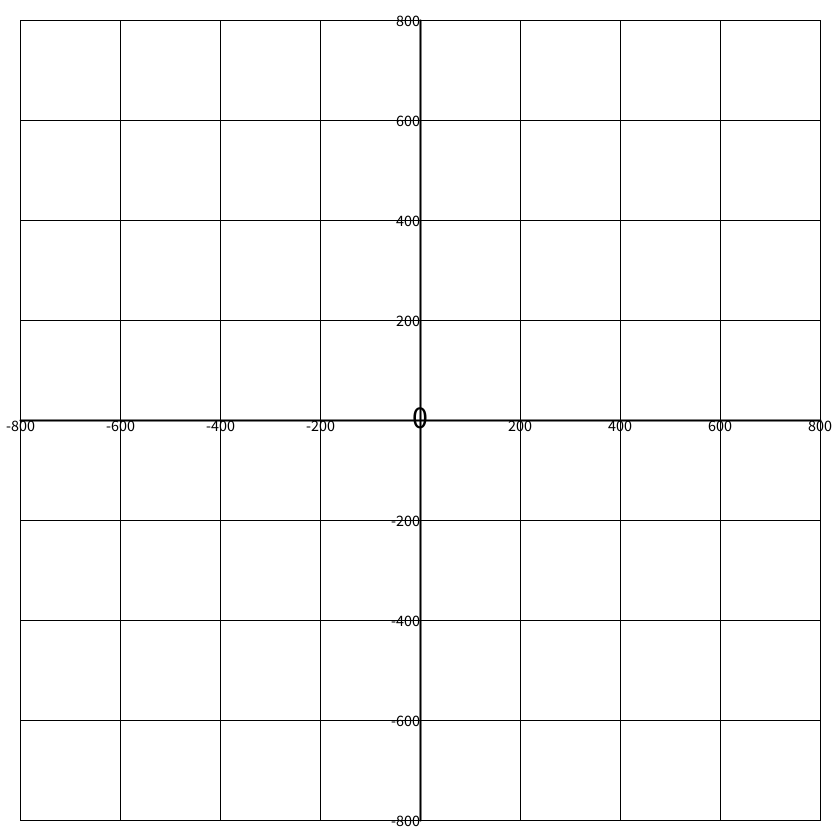
Frame 1 (no input)
Frame 60 (the mouse pressed at the canvas centre just before this capture): identical to frame 1, image omitted
Frame 120 (the mouse held since frame 60 and released just before this capture): identical to frame 1, image omitted

The Processing sketch that drew this single still picture (run headless with seeded random() and noise(); from frame 60 on, the mouse is pressed at the canvas centre):

// Processing sketch: Trend_Line
// ── Trend_Line.pde
int Width = 800;
int Height = 800;
int Scale = 100;

ArrayList<PVector> Points;
Line ToDraw;

void setup() {
  size(840, 840);
  Points = new ArrayList<PVector>();
}

void draw() {
  background(255);
  textSize(16);
  fill(0);
  stroke(0);
  textAlign(CENTER, CENTER);
  for (int i = 0; i <= Width; i+= 100) {
    int Text = floor(map(i, 0, Width, -Scale*8, Scale*8));
    strokeWeight(1);
    if (i == Width/2) {
      strokeWeight(2);
      textAlign(CENTER, CENTER);
      textSize(32);
      text("0", Width/2+20, Height/2+17);
    } else {
      textSize(16);
      textAlign(CENTER, TOP);
      text(Text, i+20, Height/2+20);
      textAlign(RIGHT, CENTER);
      text(-Text, Width/2+20, i+20);
    }
    line(i+20, 20, i+20, Height+20);
    line(20, i+20, Width+20, i+20);
  }
  fill(255, 0, 0);
  noStroke();
  for (PVector Current : Points) {
    ellipse(Current.x, Current.y, 10, 10);
  }
  fill(0, 255, 0); 
  if (ToDraw != null) {
    if (Points.size() > 2) {      
      ToDraw.Show();
    }
  }
}

void mouseClicked() {
  if (mouseX > 20 && mouseY > 20 && mouseX < Width+20 && mouseY < Height+20) {
    Points.add(new PVector(mouseX, mouseY));
    CalculateLine();
  }
}

void CalculateLine() {
  float SumX = 0;
  float SumY = 0;
  for (PVector Current : Points) {
    float XPos = map(Current.x, 20, Width+20, -Scale*8, Scale*8);
    float YPos = -map(Current.y, 20, Height+20, -Scale*8, Scale*8);
    SumX += XPos;
    SumY += YPos;
  }
  SumX /= Points.size();
  SumY /= Points.size();


  float SumNum = 0;
  float SumDen = 0;
  for (PVector Current : Points) {
    float XPos = map(Current.x, 20, Width+20, -Scale*8, Scale*8);
    float YPos = -map(Current.y, 20, Height+20, -Scale*8, Scale*8);
    SumNum += (XPos-SumX)*(YPos-SumY);
    SumDen += sq(XPos-SumX);
  }
  float Gradient = SumNum/SumDen;
  float Intercept = SumY - (SumX*(SumNum/SumDen));
  if (Points.size() > 1) {
    ToDraw = new Line(Gradient, Intercept);
  }
}

// ── Line_Class.pde
class Line {
  float Gradient;
  float Intercept;

  Line(float gradient, float intercept) {
    Gradient = gradient;
    Intercept = map(-intercept, -Scale*8, Scale*8, 20, Height+20);
    //End = new PVector((20-NewIntercept)/-Gradient,20);
    //Start = new PVector((820-NewIntercept)/-Gradient,820);
    //Start = new PVector(Width/2+20,NewIntercept);
    //End = new PVector(Width/2+30,NewIntercept);
  }


  void Show() {
    stroke(0, 0, 255);
    strokeWeight(3);
    float MaxY;
    float MinY;
    for (int x = -800; x <= 800; x++) {
      float y = x*-Gradient+Intercept; 
      if (y < 820 && y > 20) {
        point(map(x, -800, 800, 20, 820), y);
      }
    }
  }
}
